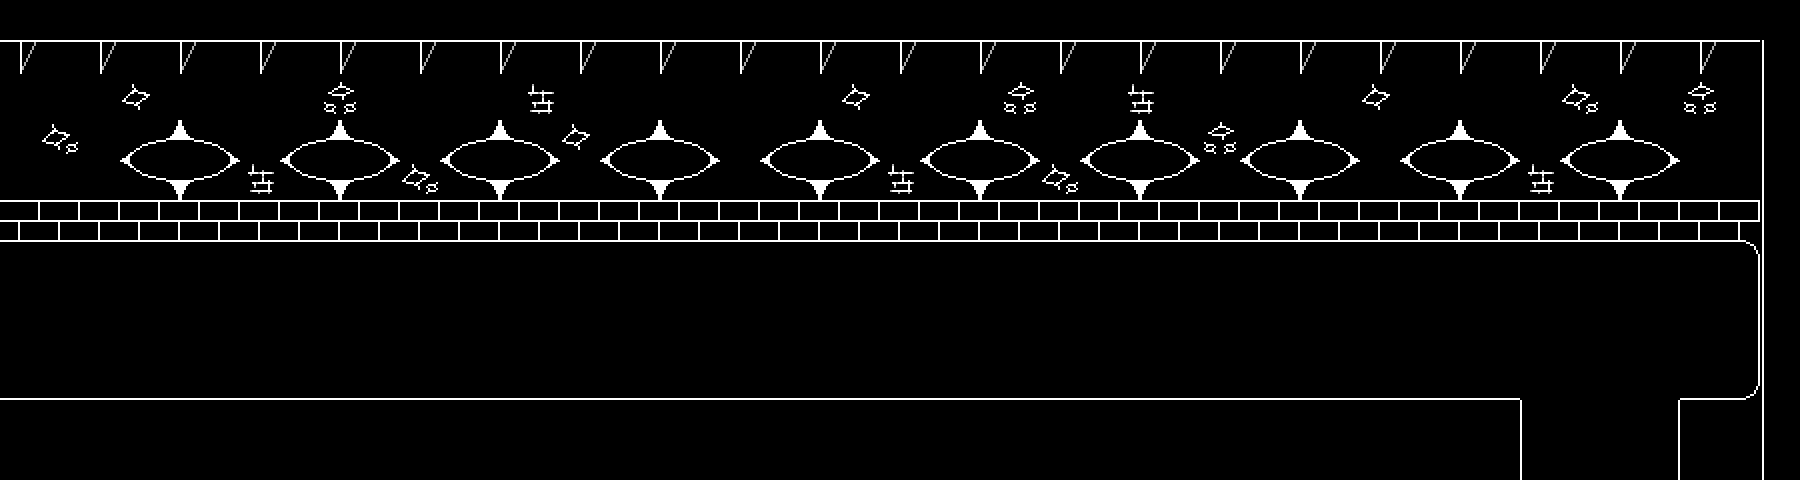

Tiled map render using the project's own tile images. Description and the map definition, with tile-layer contents summarised, below:
An orthogonal 45x12 tile map with 40x40 px tiles, 2 tile layers (Tile Layer 1, decal), 2 tilesets and 72 objects (10x topfloor_highlight, 9x topfloor_windoweye, 2x transition, topfloor_bg, voidenemy, ...).

<map version="1.11" tiledversion="1.11.2" orientation="orthogonal" renderorder="right-down" width="45" height="12" tilewidth="40" tileheight="40" infinite="0" nextlayerid="9" nextobjectid="80">
 <editorsettings>
  <export target="corridor1.lua" format="lua" />
 </editorsettings>
 <properties>
  <property name="border" value="titan" />
  <property name="music" value="topfloor" />
  <property name="serious" type="bool" value="true" />
 </properties>
 <tileset firstgid="1" source="../../tilesets/topfloor.tsx" />
 <tileset firstgid="37" source="../../tilesets/topfloor_objects.tsx" />
 <objectgroup id="4" name="objects_bg">
  <object id="6" name="topfloor_bg" x="0" y="0">
   <point />
  </object>
 </objectgroup>
 <layer id="1" name="Tile Layer 1" width="45" height="12">
  <data>[540 cells, 540 non-empty, 20 distinct tile ids]</data>
 </layer>
 <layer id="3" name="decal" width="45" height="12">
  <data>[540 cells, 5 non-empty, 1 distinct tile ids]</data>
 </layer>
 <objectgroup id="2" name="collision">
  <object id="1" x="0" y="400" width="1520" height="80" />
  <object id="2" x="1680" y="400" width="80" height="80" />
  <object id="4" x="1760" y="240" width="40" height="160" />
  <object id="5" x="0" y="200" width="1760" height="40" />
 </objectgroup>
 <objectgroup id="7" name="objects_window_floor" opacity="0.2" tintcolor="#aa00ff">
  <object id="50" gid="38" x="130" y="360" width="100" height="120" />
  <object id="51" gid="38" x="290" y="360" width="100" height="120" />
  <object id="52" gid="38" x="450" y="360" width="100" height="120" />
  <object id="53" gid="38" x="610" y="360" width="100" height="120" />
  <object id="54" gid="38" x="770" y="360" width="100" height="120" />
  <object id="55" gid="38" x="930" y="360" width="100" height="120" />
  <object id="56" gid="38" x="1090" y="360" width="100" height="120" />
  <object id="57" gid="38" x="1250" y="360" width="100" height="120" />
  <object id="58" gid="38" x="1410" y="360" width="100" height="120" />
  <object id="59" gid="38" x="1570" y="360" width="100" height="120" />
  <object id="63" gid="41" x="130" y="400" width="100" height="40" />
  <object id="64" gid="41" x="290" y="400" width="100" height="40" />
  <object id="65" gid="41" x="450" y="400" width="100" height="40" />
  <object id="68" gid="41" x="610" y="400" width="100" height="40" />
  <object id="69" gid="41" x="770" y="400" width="100" height="40" />
  <object id="70" gid="41" x="930" y="400" width="100" height="40" />
  <object id="71" gid="41" x="1090" y="400" width="100" height="40" />
  <object id="73" gid="41" x="1250" y="400" width="100" height="40" />
  <object id="74" gid="41" x="1410" y="400" width="100" height="40" />
  <object id="75" gid="41" x="1570" y="400" width="100" height="40" />
 </objectgroup>
 <objectgroup id="6" name="objects_window_wall" opacity="0.3" tintcolor="#ff00ff">
  <object id="30" gid="42" x="130" y="200" width="100" height="40" />
  <object id="31" gid="42" x="290" y="200" width="100" height="40" />
  <object id="32" gid="42" x="450" y="200" width="100" height="40" />
  <object id="33" gid="42" x="610" y="200" width="100" height="40" />
  <object id="34" gid="42" x="770" y="200" width="100" height="40" />
  <object id="35" gid="42" x="930" y="200" width="100" height="40" />
  <object id="36" gid="42" x="1090" y="200" width="100" height="40" />
  <object id="37" gid="42" x="1250" y="200" width="100" height="40" />
  <object id="38" gid="42" x="1410" y="200" width="100" height="40" />
  <object id="39" gid="42" x="1570" y="200" width="100" height="40" />
  <object id="40" gid="38" x="130" y="240" width="100" height="40" />
  <object id="41" gid="38" x="290" y="240" width="100" height="40" />
  <object id="42" gid="38" x="450" y="240" width="100" height="40" />
  <object id="43" gid="38" x="610" y="240" width="100" height="40" />
  <object id="44" gid="38" x="770" y="240" width="100" height="40" />
  <object id="45" gid="38" x="930" y="240" width="100" height="40" />
  <object id="46" gid="38" x="1090" y="240" width="100" height="40" />
  <object id="47" gid="38" x="1250" y="240" width="100" height="40" />
  <object id="48" gid="38" x="1410" y="240" width="100" height="40" />
  <object id="49" gid="38" x="1570" y="240" width="100" height="40" />
 </objectgroup>
 <objectgroup id="5" name="objects">
  <object id="7" name="transition" x="-40" y="240" width="40" height="160">
   <properties>
    <property name="map" value="topfloor/ambush" />
    <property name="marker" value="east2" />
   </properties>
  </object>
  <object id="8" name="transition" x="1520" y="480" width="160" height="40" />
  <object id="9" name="topfloor_windoweye" x="150" y="150" width="60" height="20" />
  <object id="10" name="topfloor_windoweye" x="310" y="150" width="60" height="20" />
  <object id="11" name="topfloor_windoweye" x="470" y="150" width="60" height="20" />
  <object id="12" name="topfloor_windoweye" x="630" y="150" width="60" height="20" />
  <object id="13" name="topfloor_windoweye" x="1270" y="150" width="60" height="20" />
  <object id="14" name="topfloor_windoweye" x="950" y="150" width="60" height="20" />
  <object id="15" name="topfloor_windoweye" x="790" y="150" width="60" height="20" />
  <object id="16" name="topfloor_windoweye" x="1430" y="150" width="60" height="20" />
  <object id="17" name="topfloor_windoweye" x="1590" y="150" width="60" height="20" />
  <object id="18" name="voidenemy" x="1140" y="160">
   <properties>
    <property name="actor" value="voidspawn" />
    <property name="chase" type="bool" value="true" />
    <property name="chaseaccel" type="float" value="1.075" />
    <property name="chasemax" type="float" value="100" />
    <property name="chasespeed" type="float" value="2" />
    <property name="chasetype" value="multiplier" />
    <property name="encounter" value="voidspawn" />
    <property name="once" type="bool" value="true" />
   </properties>
   <point />
  </object>
  <object id="19" name="topfloor_highlight" x="110" y="240" width="140" height="160" />
  <object id="20" name="topfloor_highlight" x="270" y="240" width="140" height="160" />
  <object id="21" name="topfloor_highlight" x="430" y="240" width="140" height="160" />
  <object id="22" name="topfloor_highlight" x="590" y="240" width="140" height="160" />
  <object id="23" name="topfloor_highlight" x="750" y="240" width="140" height="160" />
  <object id="24" name="topfloor_highlight" x="910" y="240" width="140" height="160" />
  <object id="25" name="topfloor_highlight" x="1070" y="240" width="140" height="160" />
  <object id="26" name="topfloor_highlight" x="1230" y="240" width="140" height="160" />
  <object id="27" name="topfloor_highlight" x="1390" y="240" width="140" height="160" />
  <object id="28" name="topfloor_highlight" x="1550" y="240" width="140" height="160" />
  <object id="29" name="topfloor_windowdraw" x="40" y="0">
   <point />
  </object>
  <object id="79" name="dogconegroup" x="1520" y="440" width="160" height="40">
   <properties>
    <property name="default_state" type="bool" value="true" />
   </properties>
  </object>
 </objectgroup>
 <objectgroup id="8" name="markers">
  <object id="76" name="west" x="40" y="320">
   <point />
  </object>
  <object id="77" name="spawn" x="110" y="320">
   <point />
  </object>
  <object id="78" name="north" x="1600" y="440">
   <point />
  </object>
 </objectgroup>
</map>
